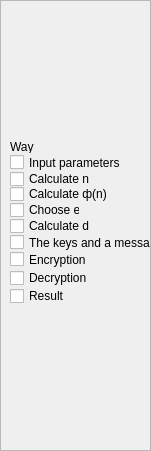
       <widget class="QFrame" name="fr_ersal">
        <property name="geometry">
         <rect>
          <x>0</x>
          <y>30</y>
          <width>151</width>
          <height>451</height>
         </rect>
        </property>
        <property name="frameShape">
         <enum>QFrame::StyledPanel</enum>
        </property>
        <property name="frameShadow">
         <enum>QFrame::Raised</enum>
        </property>
        <widget class="QLabel" name="lbl_ersal_way">
         <property name="geometry">
          <rect>
           <x>10</x>
           <y>140</y>
           <width>47</width>
           <height>13</height>
          </rect>
         </property>
         <property name="text">
          <string>Way</string>
         </property>
        </widget>
        <widget class="QCheckBox" name="chbx_ersal1">
         <property name="geometry">
          <rect>
           <x>10</x>
           <y>154</y>
           <width>111</width>
           <height>17</height>
          </rect>
         </property>
         <property name="text">
          <string>Input parameters</string>
         </property>
        </widget>
        <widget class="QCheckBox" name="chbx_ersal2">
         <property name="geometry">
          <rect>
           <x>10</x>
           <y>169</y>
           <width>111</width>
           <height>20</height>
          </rect>
         </property>
         <property name="text">
          <string>Calculate n</string>
         </property>
        </widget>
        <widget class="QCheckBox" name="chbx_ersal4">
         <property name="geometry">
          <rect>
           <x>10</x>
           <y>200</y>
           <width>70</width>
           <height>20</height>
          </rect>
         </property>
         <property name="text">
          <string>Choose e</string>
         </property>
        </widget>
        <widget class="QCheckBox" name="chbx_ersal3">
         <property name="geometry">
          <rect>
           <x>10</x>
           <y>186</y>
           <width>111</width>
           <height>16</height>
          </rect>
         </property>
         <property name="text">
          <string>Calculate ф(n)</string>
         </property>
        </widget>
        <widget class="QCheckBox" name="chbx_ersal6">
         <property name="geometry">
          <rect>
           <x>10</x>
           <y>232</y>
           <width>141</width>
           <height>21</height>
          </rect>
         </property>
         <property name="text">
          <string>The keys and a message</string>
         </property>
        </widget>
        <widget class="QCheckBox" name="chbx_ersal5">
         <property name="geometry">
          <rect>
           <x>10</x>
           <y>216</y>
           <width>111</width>
           <height>20</height>
          </rect>
         </property>
         <property name="text">
          <string>Calculate d</string>
         </property>
        </widget>
        <widget class="QCheckBox" name="chbx_ersal7">
         <property name="geometry">
          <rect>
           <x>10</x>
           <y>249</y>
           <width>111</width>
           <height>21</height>
          </rect>
         </property>
         <property name="text">
          <string>Encryption</string>
         </property>
        </widget>
        <widget class="QCheckBox" name="chbx_ersal9">
         <property name="geometry">
          <rect>
           <x>10</x>
           <y>286</y>
           <width>111</width>
           <height>20</height>
          </rect>
         </property>
         <property name="text">
          <string>Result</string>
         </property>
        </widget>
        <widget class="QCheckBox" name="chbx_ersal8">
         <property name="geometry">
          <rect>
           <x>10</x>
           <y>270</y>
           <width>111</width>
           <height>16</height>
          </rect>
         </property>
         <property name="text">
          <string>Decryption</string>
         </property>
        </widget>
       </widget>
